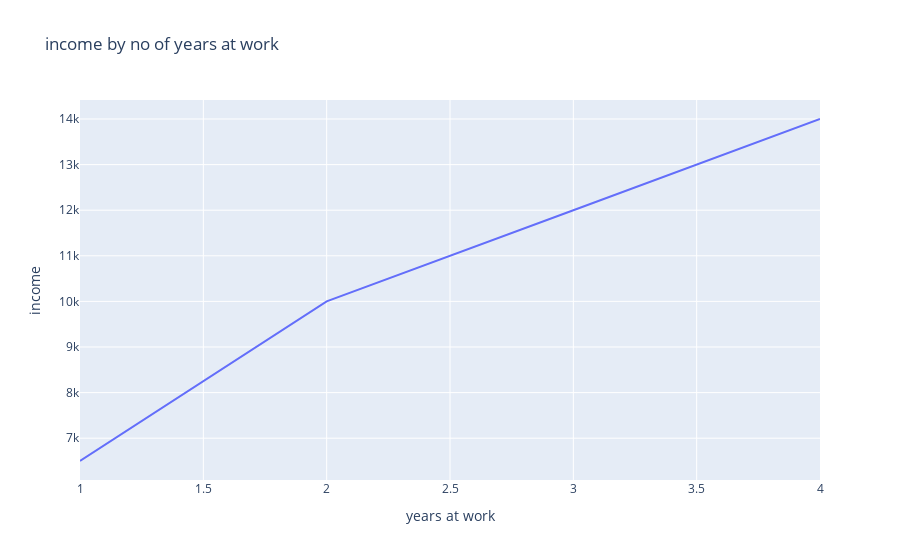

The cell this chart's notebook holds for it:
### Code cell
fig= px.line(df,x='years at work',y='income',title='income by no of years at work')
fig.show()

### Figure 1 — Plotly figure (JSON) as saved in the notebook; plotly's stock layout.template omitted (floating-point values rounded to 4 significant figures)
{"data": [{"hovertemplate": "years at work=%{x}<br>income=%{y}<extra></extra>", "legendgroup": "", "line": {"color": "#636efa", "dash": "solid"}, "marker": {"symbol": "circle"}, "mode": "lines", "name": "", "orientation": "v", "showlegend": false, "type": "scatter", "x": [1, 2, 3, 4], "xaxis": "x", "y": [6500, 10000, 12000, 14000], "yaxis": "y"}], "layout": {"legend": {"tracegroupgap": 0}, "title": {"text": "income by no of years at work"}, "xaxis": {"anchor": "y", "domain": [0, 1], "title": {"text": "years at work"}}, "yaxis": {"anchor": "x", "domain": [0, 1], "title": {"text": "income"}}}}
